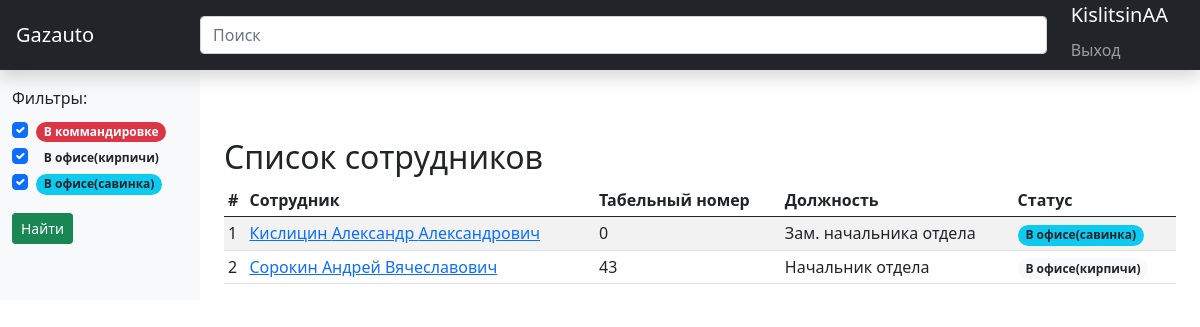
The app's page /user/ (signed in), older data.
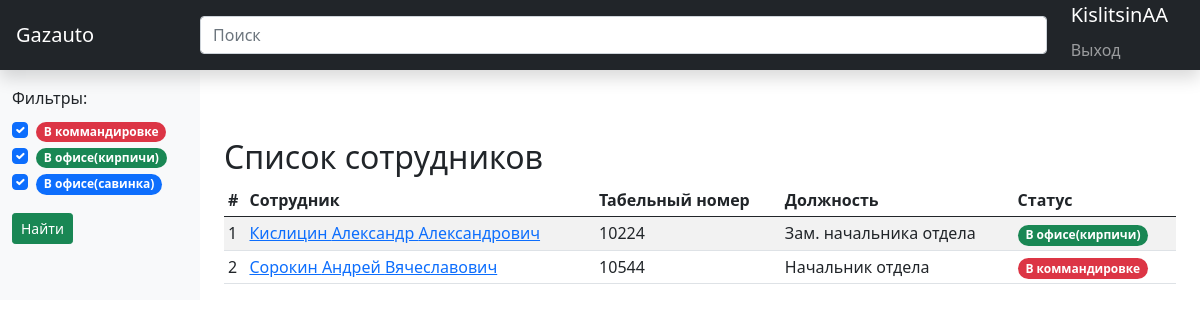
The same page, newer data.
### statistic_app/models.py (models this page shows, shortened)
class UserLocation(models.Model):
    BOOTSTRAP4_STYLE = [
        ('badge rounded-pill bg-primary', 'синий'),
        ('badge rounded-pill bg-secondary', 'серый'),
        ('badge rounded-pill bg-success', 'зеленый'),
        ('badge rounded-pill bg-info text-dark', 'голубой'),
        ('badge rounded-pill bg-warning text-dark', 'желтый'),
        ('badge rounded-pill bg-danger', 'красный'),
        ('badge rounded-pill bg-light text-dark', 'светлый'),
        ('badge rounded-pill bg-dark', 'темный')
    ]
    location = models.CharField("Местоположение пользователя", max_length=200, unique=True)
    loc_description = models.TextField("Описание местоположение", blank=True, null=True)
    loc_class = models.CharField("Класс bootstrap", max_length=200, choices=BOOTSTRAP4_STYLE,
                                 default='badge badge-pill badge-primary')
    class Meta:
        verbose_name = "Местоположение"
        verbose_name_plural = "Местоположения"

class Profile(models.Model):
    user = models.OneToOneField(User, on_delete=models.SET_NULL, null=True, verbose_name="Пользователь")
    father_name = models.CharField("Отчество", max_length=200, blank=True, null=True)
    tabel_num = models.IntegerField(verbose_name="Табельный номер", default=0)
    position = models.CharField("Должность", max_length=200)
    user_location = models.ForeignKey(UserLocation, verbose_name="Местоположение пользователя",
                                      on_delete=models.SET_NULL, null=True)
    url = models.SlugField(max_length=255, unique=True, db_index=True, verbose_name="URL", default=None, null=True,
                           blank=True)
    phone_number = models.CharField(max_length=12, blank=True, null=True)
    description = models.TextField("Описание события", null=True, blank=True)
    class Meta:
        ordering = ['-user.username']
    def get_absolute_url(self):
        return reverse('user_detail', kwargs={'slug': self.url})
    class Meta:
        verbose_name = "Сотрудник"
        verbose_name_plural = "Сотрудники"

### statistic_app/views.py (the view, shortened to what this page needs)
# urls.py: path('user/', UsersView.as_view(), name='user_list'),
class UsersView(LoginRequiredMixin, View):
    login_url = '/accounts/login'
    model = Profile
    template_name = "user/users_list.html"
    paginate_by = 60
    search_quary = ''
    def get(self, request):
        contex = self.get_context_data()
        return render(request, self.template_name, contex)
    def get_queryset(self):
        if self.search_quary:
            queryset = Profile.objects.filter(Q(user__last_name__icontains=self.search_quary) |
                                              Q(user__first_name__icontains=self.search_quary) |
                                              Q(father_name__icontains=self.search_quary) | Q(
                position__icontains=self.search_quary))
        else:
            queryset = Profile.objects.all()
        return queryset
    def get_context_data(self):
        context = {}
        context['profile_list'] = self.get_queryset()
        context['location'] = UserLocation.objects.all()
        context['filter_id'] = list(range(1, len(context['location']) + 1))
        return context

### templates/user/users_list.html (shortened to what this page needs)
{% extends 'index.html' %}
{% block filter %}
<label class="form-label">Фильтры:</label>
<form action="{% url 'filter' %}" method="get">
    {% for loc in location %}
    <div class="form-check">
        <input class="form-check-input" name="check_location" type="checkbox" value="{{ loc.id }}" {% if loc.id in filter_id %} checked {% endif %}>
        <span class="{{ loc.loc_class }}">{{ loc.location }}</span>
    </div>
    {% endfor %}
    <button type="submit" class="btn btn-success my-3 btn-sm">Найти</button>
</form>
{% endblock %}
{% block contents %}
<h2>Список сотрудников</h2>
<div class="table-responsive">
    <table class="table table-striped table-sm">
        <thead>
        <tr>
            <th>#</th>
            <th>Сотрудник</th>
            <th>Табельный номер</th>
            <th>Должность</th>
            <th>Статус</th>
        </tr>
        </thead>
        <tbody>
        {% for user in profile_list %}
        <tr>
            <td>{{ forloop.counter }}</td>
            <td><a {% if user.url %} href="{{ user.get_absolute_url }}" {% endif %}>
                {{user.user.last_name }} {{ user.user.first_name }} {{ user.father_name }}</a></td>
            <td>{{ user.tabel_num }}</td>
            <td>{{ user.position }}</td>
            <td><span class="{{ user.user_location.loc_class }}">{{ user.user_location.location }}</span></td>
        </tr>
        {% endfor %}
        </tbody>
    </table>
</div>
{% endblock %}

Row changes from the older to the newer data that the page shows:
changed UserLocation "В офисе(кирпичи)": loc_class "badge rounded-pill bg-light text-dark" → "badge rounded-pill bg-success" (drawn)
changed UserLocation "В офисе(савинка)": loc_class "badge rounded-pill bg-info text-dark" → "badge rounded-pill bg-primary" (drawn)
changed Profile "Александрович": tabel_num "0" → "10224"; user_location_id 3 → 2 (drawn); user_location.location "В офисе(савинка)" → "В офисе(кирпичи)"
changed Profile "Вячеславович": tabel_num "43" → "10544"; user_location_id 2 → 1 (drawn); user_location.location "В офисе(кирпичи)" → "В коммандировке"
